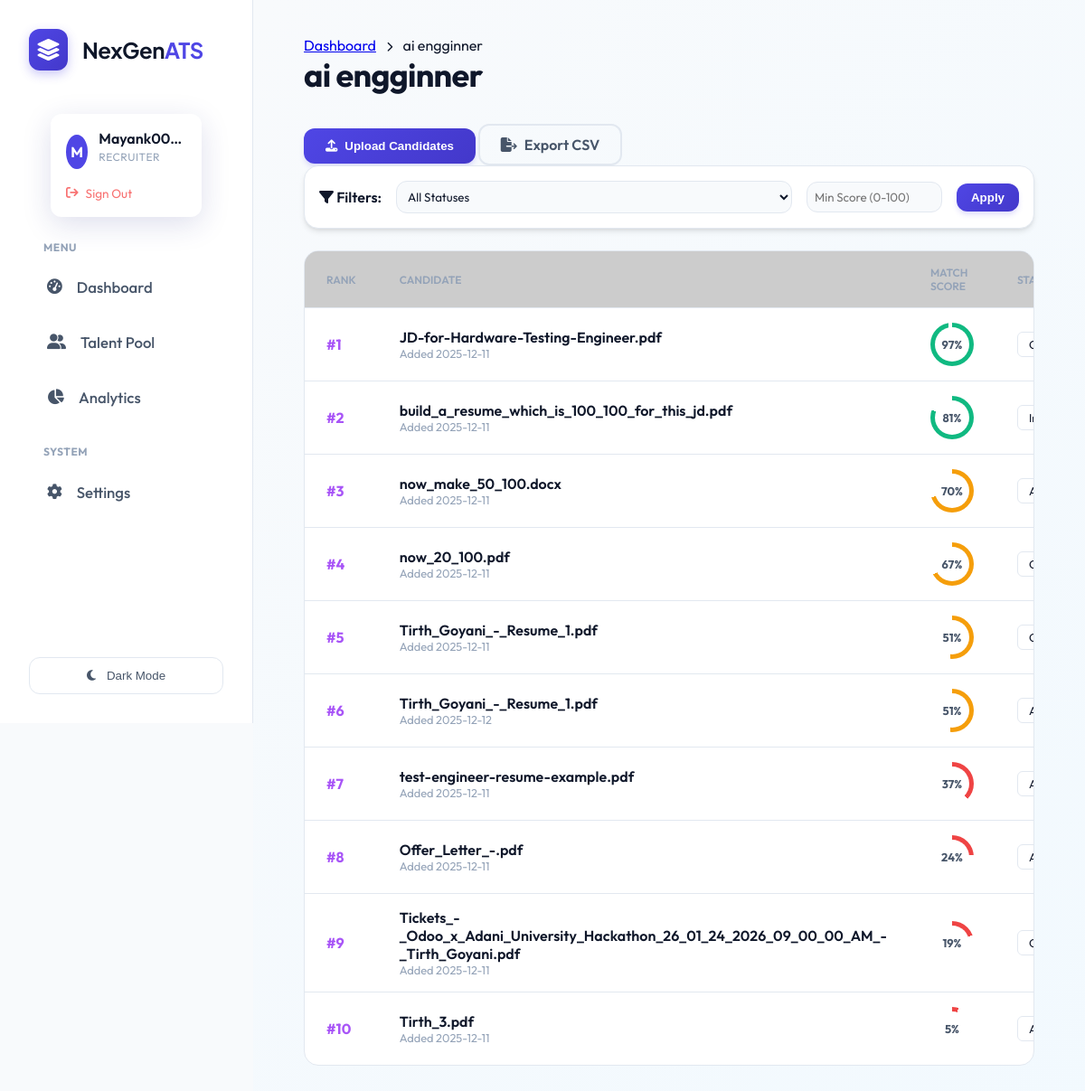
The app's page /jobs/22 (signed in), older data.
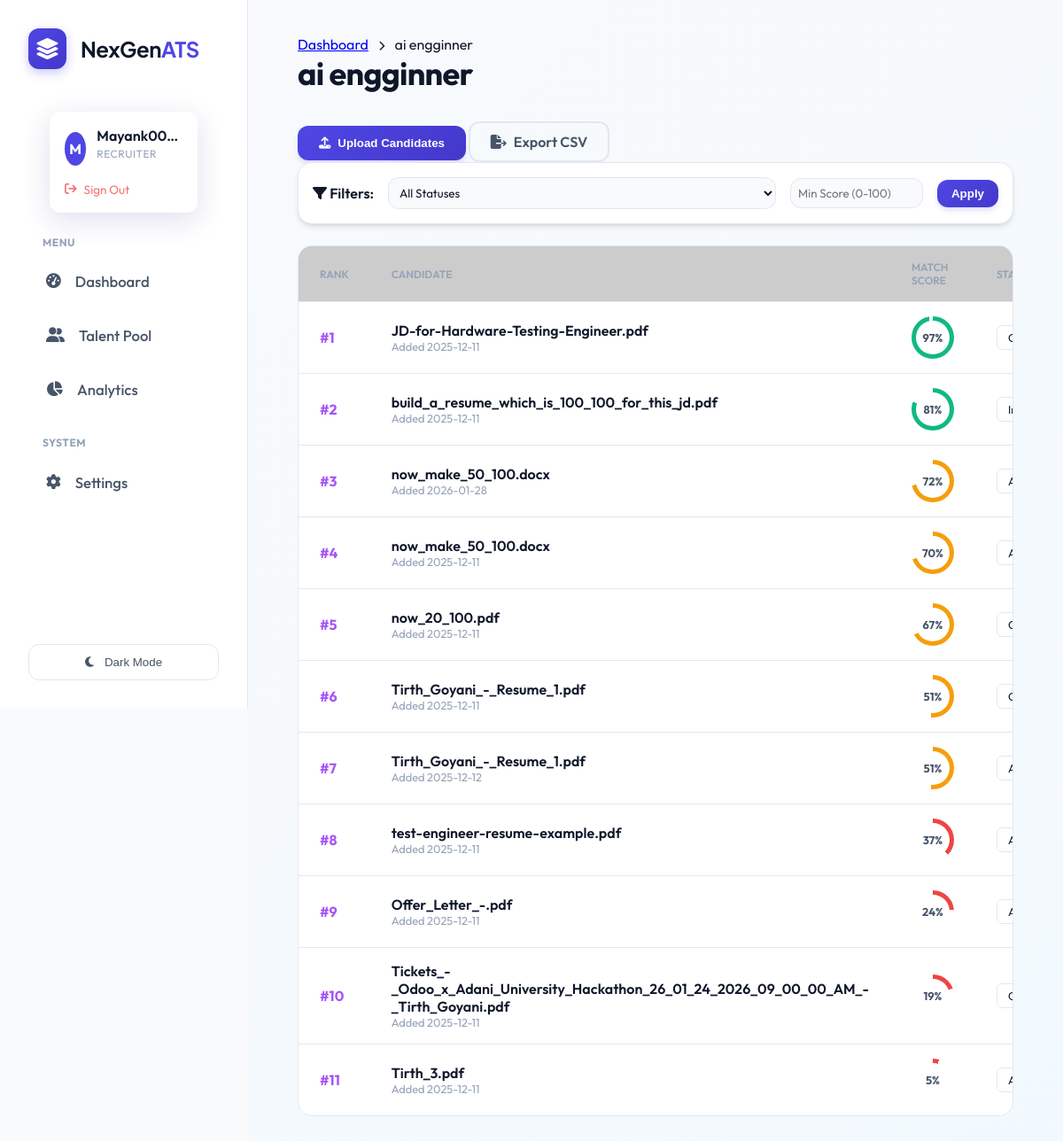
The same page, newer data.
### tables this page shows
CREATE TABLE candidates (
                    id INTEGER PRIMARY KEY AUTOINCREMENT,
                    job_id INTEGER,
                    filename TEXT,
                    semantic_score REAL,
                    skills_score REAL,
                    experience_score REAL,
                    total_score REAL,
                    email TEXT,
                    phone TEXT,
                    full_text TEXT,
                    missing_skills TEXT,
                    interview_questions TEXT,
                    created_at TIMESTAMP DEFAULT CURRENT_TIMESTAMP, user_id INTEGER, status TEXT DEFAULT 'Applied', notes TEXT, name TEXT,
                    FOREIGN KEY(job_id) REFERENCES jobs(id)
                );

### routes/core.py (the view)
@bp.route('/jobs/<int:job_id>')
@login_required
@role_required('recruiter')
def job_detail(job_id):
    conn = database.get_db_connection()
    job = conn.execute('SELECT * FROM jobs WHERE id = ?', (job_id,)).fetchone()
    if not job:
        return "Job not found", 404
    min_score = request.args.get('min_score', type=float)
    status_filter = request.args.get('status_filter')
    query = 'SELECT * FROM candidates WHERE job_id = ?'
    params = [job_id]
    if min_score:
        query += ' AND total_score >= ?'
        params.append(min_score)
    if status_filter:
        query += ' AND status = ?'
        params.append(status_filter)
    query += ' ORDER BY total_score DESC'
    candidates = conn.execute(query, params).fetchall()
    conn.close()
    return render_template('job_detail.html', job=job, candidates=candidates)

### app.py (called while the page is built)
@login_manager.user_loader
def load_user(user_id):
    return User.get(user_id)

### database.py (called while the page is built)
def get_db_connection():
    db_url = os.getenv('DATABASE_URL')
    if db_url:
        import psycopg2
        from psycopg2.extras import RealDictCursor
        conn = psycopg2.connect(db_url, cursor_factory=RealDictCursor)
        return conn
    else:
        conn = sqlite3.connect(DB_NAME)
        conn.row_factory = sqlite3.Row
        return conn

    @staticmethod
    def get(user_id):
        conn = get_db_connection()
        user = conn.execute('SELECT * FROM users WHERE id = ?', (user_id,)).fetchone()
        conn.close()
        if not user: return None
        return User(user['id'], user['name'], user['email'], user['role'], user['password_hash'],
                   user['resume_path'], user['skills'], user['experience'], user['education'], user['profile_summary'])

### templates/job_detail.html (shortened to what this page needs)
{% extends "layout.html" %}
{% block content %}
<div class="job-header">
    <div class="header-actions">
        <div class="breadcrumbs">
            <a href="/">Dashboard</a> <i class="fa-solid fa-chevron-right"
                style="font-size: 0.7rem; margin: 0 0.5rem;"></i> {{ job.title }}
        </div>
        <h1>{{ job.title }}</h1>
    </div>
    <div class="action-buttons">
        <button onclick="triggerUpload()" class="btn-primary">
            <i class="fa-solid fa-upload"></i> Upload Candidates
        </button>
        <a href="/jobs/{{ job.id }}/export" class="btn-secondary" style="text-decoration:none;">
            <i class="fa-solid fa-file-export"></i> Export CSV
        </a>
    </div>
</div>
<div class="filter-toolbar glass-card"
    style="padding: 1rem; margin-bottom: 1.5rem; display: flex; gap: 1rem; align-items: center;">
    <span style="font-weight: 600; color: var(--text-primary);"><i class="fa-solid fa-filter"></i> Filters:</span>
    <form action="" method="GET" style="display: flex; gap: 1rem; flex: 1; align-items: center;">
        <select name="status_filter" style="padding: 0.5rem; border-radius: var(--radius);">
            <option value="">All Statuses</option>
        </select>
        <input type="number" name="min_score" placeholder="Min Score (0-100)"
            value="{{ request.args.get('min_score', '') }}"
            style="width: 150px; padding: 0.5rem; border-radius: var(--radius);">
        <button type="submit" class="btn-primary" style="padding: 0.5rem 1rem;">Apply</button>
    </form>
</div>
<div class="candidates-section">
    {% if candidates %}
    <div class="table-container">
        <table>
            <thead>
                <tr>
                    <th>Rank</th>
                    <th>Candidate</th>
                    <th>Match Score</th>
                    <th>Status</th>
                </tr>
            </thead>
            <tbody>
                {% for cand in candidates %}
                <tr class="candidate-row" onclick="viewCandidate({{ cand.id }})">
                    <td style="font-weight: 700; color: #a855f7;">#{{ loop.index }}</td>
                    <td>
                        <div class="cand-name" style="font-weight: 600;">{{ cand.filename }}</div>
                        <div class="cand-meta" style="font-size: 0.8rem; color: var(--text-muted);">Added {{
                            cand.created_at[:10] }}</div>
                    </td>
                    <td>
                        <div class="score-circle"
                            style="--p:{{ cand.total_score }}; --c:{% if cand.total_score > 75 %}#10b981{% elif cand.total_score > 50 %}#f59e0b{% else %}#ef4444{% endif %}">
                            <span>{{ cand.total_score|round|int }}%</span>
                        </div>
                    </td>
                    <td onclick="event.stopPropagation()">
                        <form action="/candidate/{{ cand.id }}/status" method="POST">
                            <select name="status" onchange="this.form.submit()"
                                style="padding: 0.25rem 0.5rem; border-radius: 6px; font-size: 0.8rem; border: 1px solid var(--border); background: var(--bg-card); color: var(--text-primary); cursor: pointer;">
                                <option value="Applied" {% if cand.status=='Applied' %}selected{% endif %}>Applied
                                </option>
                                <option value="Interview" {% if cand.status=='Interview' %}selected{% endif %}>Interview
                                </option>
                                <option value="Offer" {% if cand.status=='Offer' %}selected{% endif %}>Offer</option>
                            </select>
                        </form>
                    </td>
                </tr>
                {% endfor %}
            </tbody>
        </table>
    </div>
    {% endif %}
</div>
{% endblock %}

Row changes from the older to the newer data that the page shows:
added candidates: filename "now_make_50_100.docx", created_at "2026-01-28", total_score "72", status "Applied"
